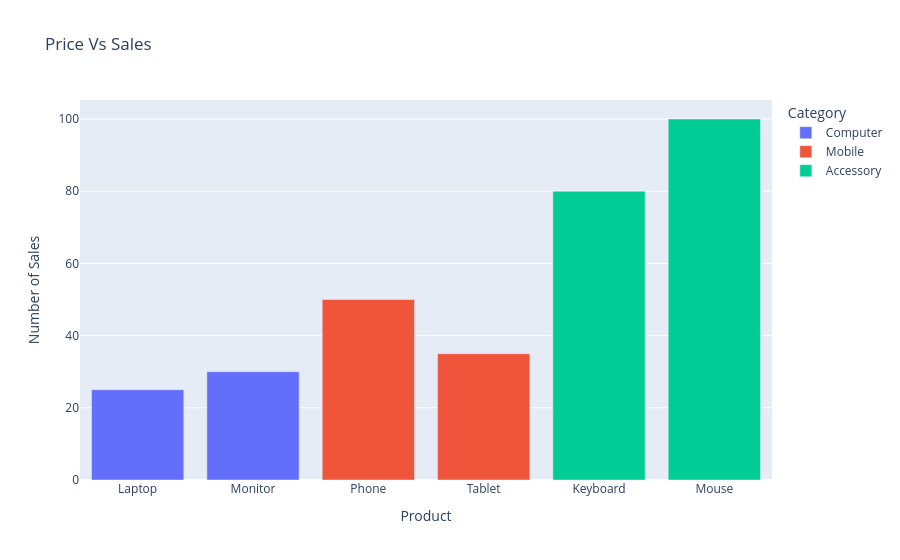

The cell this chart's notebook holds for it:
### Code cell
fig = px.bar(df, x="Product", y="Sales", color="Category", 
             hover_data=["Rating"], hover_name="Product", title="Price Vs Sales")

fig.update_layout(
    xaxis_title= "Product",
    yaxis_title= "Number of Sales"
)

### Figure 1 — Plotly figure (JSON) as saved in the notebook; plotly's stock layout.template omitted (floating-point values rounded to 4 significant figures)
{"data": [{"customdata": [[4.5], [4.3]], "hovertemplate": "<b>%{hovertext}</b><br><br>Category=Computer<br>Product=%{x}<br>Sales=%{y}<br>Rating=%{customdata[0]}<extra></extra>", "hovertext": ["Laptop", "Monitor"], "legendgroup": "Computer", "marker": {"color": "#636efa", "pattern": {"shape": ""}}, "name": "Computer", "orientation": "v", "showlegend": true, "textposition": "auto", "type": "bar", "x": ["Laptop", "Monitor"], "xaxis": "x", "y": [25, 30], "yaxis": "y"}, {"customdata": [[4.7], [4.2]], "hovertemplate": "<b>%{hovertext}</b><br><br>Category=Mobile<br>Product=%{x}<br>Sales=%{y}<br>Rating=%{customdata[0]}<extra></extra>", "hovertext": ["Phone", "Tablet"], "legendgroup": "Mobile", "marker": {"color": "#EF553B", "pattern": {"shape": ""}}, "name": "Mobile", "orientation": "v", "showlegend": true, "textposition": "auto", "type": "bar", "x": ["Phone", "Tablet"], "xaxis": "x", "y": [50, 35], "yaxis": "y"}, {"customdata": [[4.6], [4.4]], "hovertemplate": "<b>%{hovertext}</b><br><br>Category=Accessory<br>Product=%{x}<br>Sales=%{y}<br>Rating=%{customdata[0]}<extra></extra>", "hovertext": ["Keyboard", "Mouse"], "legendgroup": "Accessory", "marker": {"color": "#00cc96", "pattern": {"shape": ""}}, "name": "Accessory", "orientation": "v", "showlegend": true, "textposition": "auto", "type": "bar", "x": ["Keyboard", "Mouse"], "xaxis": "x", "y": [80, 100], "yaxis": "y"}], "layout": {"barmode": "relative", "legend": {"title": {"text": "Category"}, "tracegroupgap": 0}, "title": {"text": "Price Vs Sales"}, "xaxis": {"anchor": "y", "domain": [0, 1], "title": {"text": "Product"}}, "yaxis": {"anchor": "x", "domain": [0, 1], "title": {"text": "Number of Sales"}}}}
